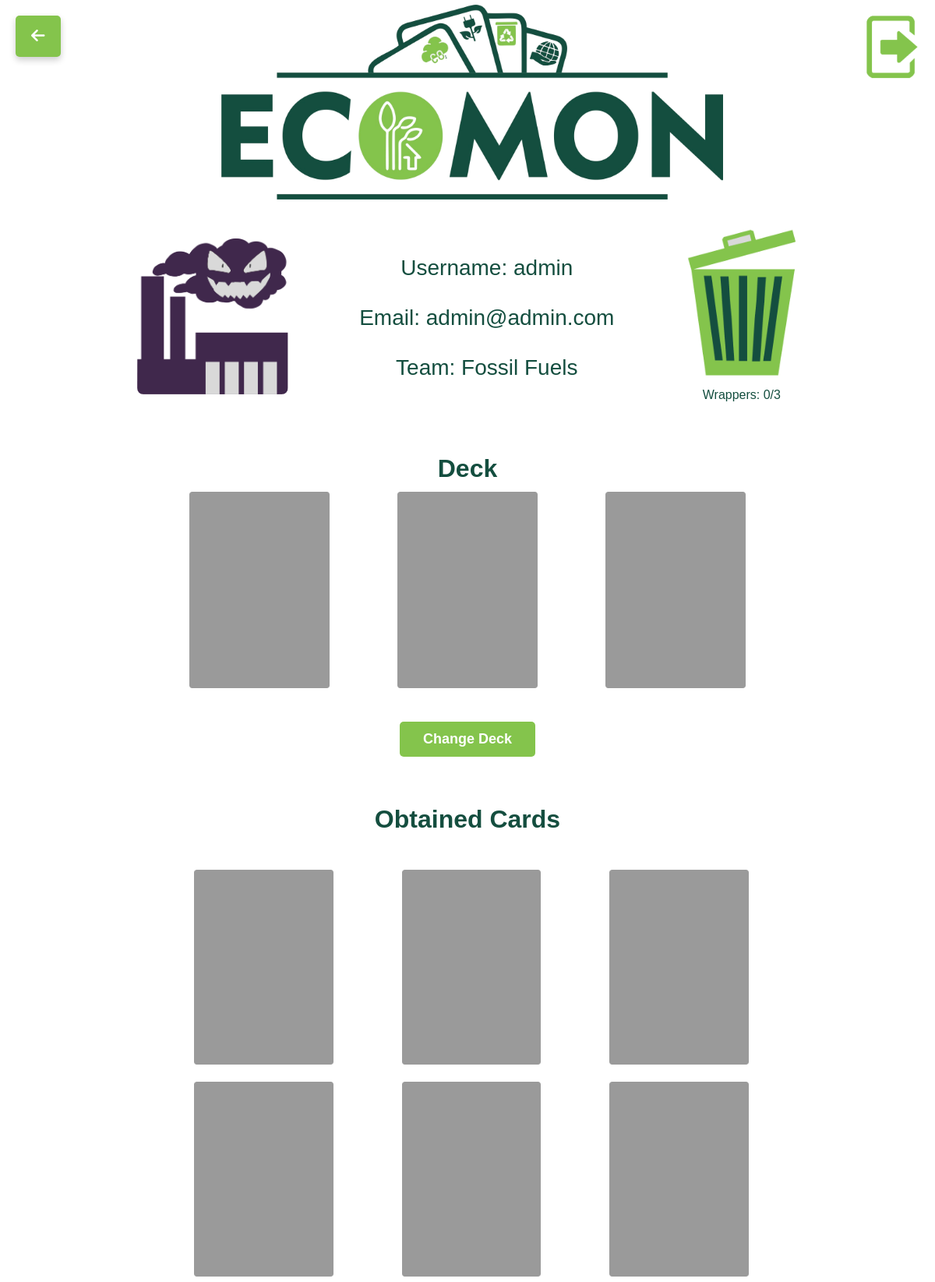
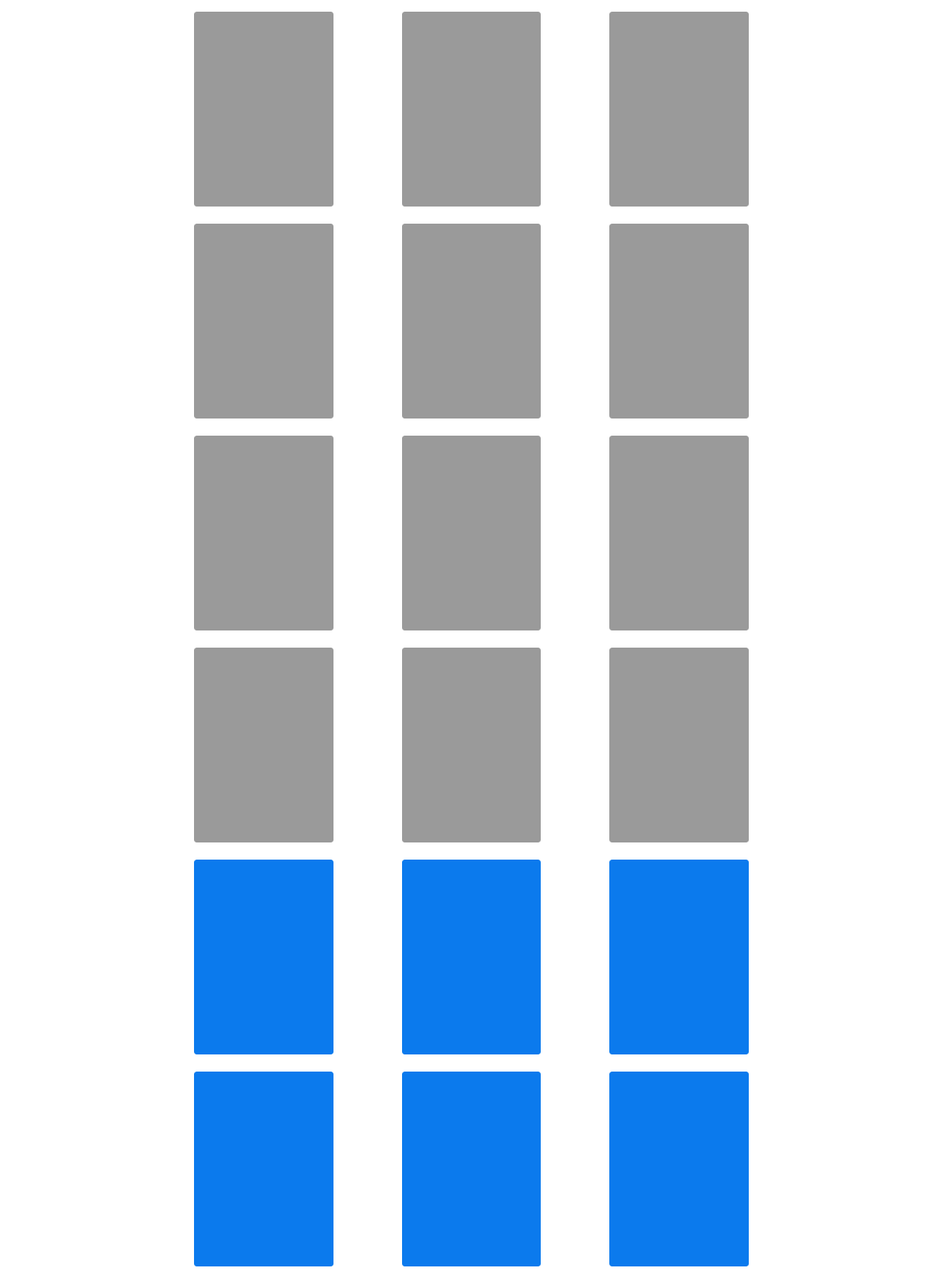
The app's page /profile (signed in, upper part) with its own data (2 pictures, top to bottom).
### accounts/models.py (models this page shows, shortened)
class Profile(models.Model):
    user = models.OneToOneField(User, on_delete=models.CASCADE)
    team_name = models.ForeignKey(Team, on_delete=models.CASCADE)
    deck_card_1 = models.ForeignKey(Card, on_delete=models.CASCADE,
                                    related_name='profile_deck_card1',
                                    null=True)
    deck_card_2 = models.ForeignKey(Card, on_delete=models.CASCADE,
                                    related_name='profile_deck_card2',
                                    null=True)
    deck_card_3 = models.ForeignKey(Card, on_delete=models.CASCADE,
                                    related_name='profile_deck_card3',
                                    null=True)
    wrapper_count = models.IntegerField()
    pack_count = models.IntegerField()
    battles_won = models.IntegerField(default=0)
    bins_emptied = models.IntegerField(default=0)
    packs_opened = models.IntegerField(default=0)

### backend/models.py (models this page shows, shortened)
class Team(models.Model):
    name = models.CharField(max_length=100,primary_key=True)
    color = models.CharField(max_length=100)
    icon = models.ImageField()
    icon = models.ImageField(upload_to='static/images/teams/')
    user_selectable = models.BooleanField(default=True) # If the user can join this team or not

class Card(models.Model):
    name = models.CharField(max_length=100, primary_key=True)
    image = models.ImageField()
    card_type = models.IntegerField()
    ability_name_1 = models.CharField(max_length=100)
    ability_power_1 = models.IntegerField()
    ability_name_2 = models.CharField(max_length=100)
    ability_power_2 = models.IntegerField()
    ability_self_power_2 = models.IntegerField(default=0)
    health_points = models.IntegerField()
    fact = models.CharField(max_length=200)

### backend/views.py (the view)
# urls.py: path('profile', views.profile),
@login_required
def profile(request):
    cards = Card.objects.all().order_by('card_type')
    players_cards = PlayerCards.objects.filter(player=request.user)  # Get logged-in user's cards
    deck_card_1 = request.user.profile.deck_card_1
    deck_card_2 = request.user.profile.deck_card_2
    deck_card_3 = request.user.profile.deck_card_3
    team_logo = request.user.profile.team_name.icon if request.user.profile.team_name else None
    context = {
        "cards": cards,
        "player_cards": players_cards,
        "user": request.user,
        "wrapper_count": request.user.profile.wrapper_count,
        "deck_card_1": deck_card_1,
        "deck_card_2": deck_card_2,
        "deck_card_3": deck_card_3,
        "team_logo": team_logo,
    }
    return render(request, 'backend/profile/profile.html', context)

### backend/templatetags/profile_extras.py (called while the page is built)
@register.filter
def findcard(player_cards, card_name):
    for player_card in player_cards:
        if player_card.card.name == card_name:
            return player_card
    return None

### templates/backend/profile/profile.html (shortened to what this page needs)
<!DOCTYPE html>
<html lang="en">
    <head>
        {% load static %}
        {% load profile_extras %}
        <link rel="stylesheet" href="{% static 'css/backend/profile/profilestyle.css' %}">
        <link rel="stylesheet" href="{% static 'css/backend/profile/profile-mobilestyle.css' %}" media="screen and (max-width: 768px)">
        <link rel="stylesheet" href="https://cdnjs.cloudflare.com/ajax/libs/font-awesome/6.0.0/css/all.min.css">
    </head>
<header>
    <div class="logo">
        <img src="{% static 'images/backend/profile/Ecomon1-removebg.png' %}" alt="Ecomon Logo">
    </div>
</header>
<body>
    <div class = "Buttons">
        <div class="backButton">
            <a href="/home">
                <i id="backButton" class="fas fa-arrow-left"></i>
            </a>
        </div>
        <div class="logoutButton">
            <a href="{% url 'logout' %}">
                <button type="button">
                    <img src="{% static 'images/backend/profile/logout.png' %}" alt="Logout Button">
                </button>
            </a>
        </div>
    </div>
    <div class="profile-container">
        <div class="profilepic">
            {% if team_logo %}
                <img src="{{ team_logo.url }}" alt="{{ user.profile.team.name }} Logo">
            {% else %}
                <img src="{% static 'images/backend/profile/Reduce.png' %}" alt="Default Logo">
            {% endif %}
        </div>
        <div class="details">
            <p>
                Username: {{ user.username }}
                <br><br>
                Email: {{ user.email }}
                <br><br>
                Team: {{ user.profile.team_name.name}}
            </p>
        </div>
        <div class="bin">
            <div class="binimage">
                <div class="bin-container">
                    <img class="bin-open" src="{% static 'images/backend/profile/binplaceholder.png' %}" alt="Bin Image">
                </div>
            </div>
            <div class="binText">
                <p>Wrappers: {{ user.profile.wrapper_count }}/3</p>
            </div>
        </div>
    </div>
    <div class = "Deck">
        <div class = "deckTitle">
            <p>Deck</p>
        </div>
        <div class = "My Deck">
            <table>
                    <tr>
                        <td>
                            {% if deck_card_1 %}
                                <img src="{{ deck_card_1.image.url }}" alt="{{ deck_card_1.name }}">
                            {% else %}
                                <img src="{% static 'images/backend/profile/PlasticBlankBorder.png' %}" alt="Deck Card 1">
                            {% endif %}
                        </td>
                        <td>
                            {% if deck_card_2 %}
                                <img src="{{ deck_card_2.image.url }}" alt="{{ deck_card_2.name }}">
                            {% else %}
                                <img src="{% static 'images/backend/profile/PlasticBlankBorder.png' %}" alt="Deck Card 2">
                            {% endif %}
                        </td>
                        <td>
                            {% if deck_card_3 %}
                                <img src="{{ deck_card_3.image.url }}" alt="{{ deck_card_3.name }}">
                            {% else %}
                                <img src="{% static 'images/backend/profile/PlasticBlankBorder.png' %}" alt="Deck Card 3">
                            {% endif %}
                        </td>
                    </tr>
            </table>
        </div>
        <a class="change-deck-text" href="{% url 'change_deck' %}">
            <div class = "DeckButton">
                <button type="button">Change Deck</button>
            </div>
        </a>
    </div>
    <div class="content-container">
        <div class="cards-section">
            <div class="cardTitle">
                <p>Obtained Cards</p>
            </div>
                <div class="cardTable">
                    <table>
                        <tr>
                        {% for card in cards %}
                            <td>
                                {% with player_card=player_cards|findcard:card.name %}
                                    {% if player_card %}
                                        <img src="{{ card.image.url }}" alt="{{ card.name }}" data-card-type="{{ card.card_type }}">
                                    {% else %}
                                        {% if card.card_type == 1 %}
                                            <img src="{% static 'images/backend/profile/PlasticBlankBorder.png' %}" alt="Plastic Border">
                                        {% elif card.card_type == 2 %}
                                            <img src="{% static 'images/backend/profile/RecycleBlankBorder.png' %}" alt="Recycle Border">
                                        {% elif card.card_type == 3 %}
                                            <img src="{% static 'images/backend/profile/PlantBlankBorder.png' %}" alt="Plant Border">
                                        {% endif %}
                                    {% endif %}
                                {% endwith %}
                            </td>
                            {% if forloop.counter|divisibleby:3 %}
                                </tr><tr>
                            {% endif %}
                        {% endfor %}
                        </tr>
                    </table>
                </div>
    </div>
</body>
</html>

### static/css/backend/profile/profilestyle.css (style rules this page uses)
* { color: #144E3F; font-family: Arial, Helvetica, sans-serif; }
header { display: flex; justify-content: center; align-items: center; height: 200px; padding: 25px; }
.content-container { display: flex; flex-direction: column; align-items: center; margin: 30px auto; max-width: 1200px; padding: 0 20px; }
.Buttons { display: flex; justify-content: space-between; width: 80%; margin: 0 auto 20px; padding: 0 20px; }
.backButton, .logoutButton { position: fixed; top: 20px; z-index: 1000; }
.backButton { left: 20px; }
.logoutButton { right: 20px; }
.backButton button, .logoutButton button { border: none; background: none; cursor: pointer; width: 75px; height: 75px; padding: 0; }
.backButton button img, .logoutButton button img { width: 80px; height: 80px; object-fit: contain; }
.backButton a { background-color: #84C44C; color: white; padding: 15px 20px; text-decoration: none; border-radius: 5px; display: inline-block; box-shadow: 0 4px 8px rgba(0, 0, 0, 0.2); transition: background-color 0.3s ease; font-size: 20px; }
#backButton { color: white; }
.profile-container { display: flex; justify-content: space-around; align-items: center; padding: 5px; transform: scale(0.8); transform-origin: center top; margin-bottom: -50px; }
.logo img { height: 250px; width: auto; padding: 25px; }
.profilepic img { height: 250px; width: auto; border-radius: 10px; transition: transform 0.5s ease; }
.details { text-align: center; font-size: 35px; }
.binText { text-align: center; font-size: 20px; }
.deckTitle, .cardTitle, .AchievementTitle { font-size: 32px; font-weight: bold; text-align: center; margin-bottom: 10px; }
.cards-section { width: 100%; max-width: 800px; margin-bottom: 40px; }
.cardTable table, .AchievmentsTable table, .My.Deck table { width: 100%; max-width: 800px; border-collapse: collapse; margin: 0 auto; }
.cardTable td, .AchievmentsTable td, .My.Deck td { text-align: center; padding: 4px; }
.cardTable img, .AchievmentsTable img, .My.Deck img { width: 180px; height: auto; margin: 5px; transition: transform 0.3s ease, box-shadow 0.3s ease; }
.Deck { width: 100%; margin-bottom: 10px; margin-top: -40px; display: flex; flex-direction: column; align-items: center; }
.DeckButton { display: flex; justify-content: center; margin-top: 20px; }
.DeckButton button { padding: 12px 30px; font-size: 18px; font-weight: bold; background-color: #84C44C; color: white; border: none; border-radius: 5px; cursor: pointer; transition: background-color 0.3s; }
.change-deck-text { text-decoration: none; }
.bin { display: flex; flex-direction: column; align-items: center; justify-content: center; }
.binimage { display: flex; justify-content: center; margin-right: -70px; }
.bin-container { position: relative; width: 250px; height: 250px; display: inline-block; }
.bin-open, .bin-closed { position: absolute; top: 0; left: 0; height: 250px; width: auto; transition: opacity 0.5s ease; }
.card-front img, .card-back img { width: 100%; height: 100%; object-fit: contain; }

### records on screen
Card: card_type 1 (drawn)
Card: card_type 1 (drawn)
Card: card_type 1 (drawn)
Card: card_type 1 (drawn)
Card: card_type 1 (drawn)
Card: card_type 1 (drawn)
Card: card_type 1 (drawn)
Card: card_type 1 (drawn)
Card: card_type 1 (drawn)
Card: card_type 1 (drawn)
Card: card_type 1 (drawn)
Card: card_type 1 (drawn)
Card: card_type 1 (drawn)
Card: card_type 1 (drawn)
Card: card_type 1 (drawn)
Card: card_type 1 (drawn)
Card: card_type 1 (drawn)
Card: card_type 1 (drawn)
Card: card_type 2 (drawn)
Card: card_type 2 (drawn)
Card: card_type 2 (drawn)
Card: card_type 2 (drawn)
Card: card_type 2 (drawn)
Card: card_type 2 (drawn)

### other values on screen
{{ user.username }} "admin"
{{ user.email }} "admin@admin.com"
{{ user.profile.team_name.name }} "Fossil Fuels"
{{ user.profile.wrapper_count }} "0"
